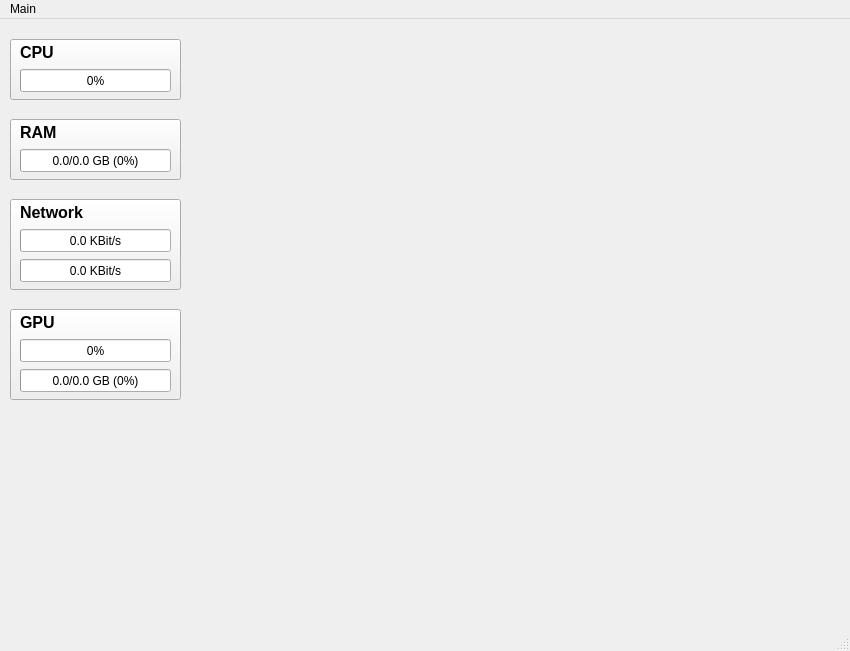
<?xml version="1.0" encoding="UTF-8"?>
<ui version="4.0">
 <class>MainWindow</class>
 <widget class="QMainWindow" name="MainWindow">
  <property name="geometry">
   <rect>
    <x>0</x>
    <y>0</y>
    <width>850</width>
    <height>651</height>
   </rect>
  </property>
  <property name="windowTitle">
   <string>PCPerfMon</string>
  </property>
  <property name="tabShape">
   <enum>QTabWidget::Rounded</enum>
  </property>
  <widget class="QWidget" name="centralwidget">
   <widget class="QProgressBar" name="progressBar_cpu">
    <property name="geometry">
     <rect>
      <x>20</x>
      <y>50</y>
      <width>151</width>
      <height>23</height>
     </rect>
    </property>
    <property name="value">
     <number>0</number>
    </property>
    <property name="alignment">
     <set>Qt::AlignRight|Qt::AlignTrailing|Qt::AlignVCenter</set>
    </property>
   </widget>
   <widget class="QLabel" name="label_cpu">
    <property name="geometry">
     <rect>
      <x>20</x>
      <y>23</y>
      <width>151</width>
      <height>21</height>
     </rect>
    </property>
    <property name="font">
     <font>
      <pointsize>12</pointsize>
      <weight>75</weight>
      <bold>true</bold>
     </font>
    </property>
    <property name="text">
     <string>CPU</string>
    </property>
   </widget>
   <widget class="QLabel" name="label_ram">
    <property name="geometry">
     <rect>
      <x>20</x>
      <y>103</y>
      <width>151</width>
      <height>21</height>
     </rect>
    </property>
    <property name="font">
     <font>
      <pointsize>12</pointsize>
      <weight>75</weight>
      <bold>true</bold>
     </font>
    </property>
    <property name="text">
     <string>RAM</string>
    </property>
   </widget>
   <widget class="QProgressBar" name="progressBar_ram">
    <property name="geometry">
     <rect>
      <x>20</x>
      <y>130</y>
      <width>151</width>
      <height>23</height>
     </rect>
    </property>
    <property name="value">
     <number>0</number>
    </property>
    <property name="alignment">
     <set>Qt::AlignRight|Qt::AlignTrailing|Qt::AlignVCenter</set>
    </property>
    <property name="format">
     <string>0.0/0.0 GB (%p%)</string>
    </property>
   </widget>
   <widget class="QLabel" name="label_gpu">
    <property name="geometry">
     <rect>
      <x>20</x>
      <y>293</y>
      <width>151</width>
      <height>21</height>
     </rect>
    </property>
    <property name="font">
     <font>
      <pointsize>12</pointsize>
      <weight>75</weight>
      <bold>true</bold>
     </font>
    </property>
    <property name="text">
     <string>GPU</string>
    </property>
   </widget>
   <widget class="QLabel" name="label_net">
    <property name="geometry">
     <rect>
      <x>20</x>
      <y>183</y>
      <width>151</width>
      <height>21</height>
     </rect>
    </property>
    <property name="font">
     <font>
      <pointsize>12</pointsize>
      <weight>75</weight>
      <bold>true</bold>
     </font>
    </property>
    <property name="text">
     <string>Network</string>
    </property>
   </widget>
   <widget class="QProgressBar" name="progressBar_gpuLoad">
    <property name="geometry">
     <rect>
      <x>20</x>
      <y>320</y>
      <width>151</width>
      <height>23</height>
     </rect>
    </property>
    <property name="value">
     <number>0</number>
    </property>
    <property name="alignment">
     <set>Qt::AlignRight|Qt::AlignTrailing|Qt::AlignVCenter</set>
    </property>
   </widget>
   <widget class="QProgressBar" name="progressBar_netIn">
    <property name="geometry">
     <rect>
      <x>20</x>
      <y>210</y>
      <width>151</width>
      <height>23</height>
     </rect>
    </property>
    <property name="maximum">
     <number>1000</number>
    </property>
    <property name="value">
     <number>0</number>
    </property>
    <property name="alignment">
     <set>Qt::AlignRight|Qt::AlignTrailing|Qt::AlignVCenter</set>
    </property>
    <property name="textVisible">
     <bool>false</bool>
    </property>
    <property name="format">
     <string>%v KBit/s</string>
    </property>
   </widget>
   <widget class="QCustomPlot" name="plot_cpu" native="true">
    <property name="geometry">
     <rect>
      <x>230</x>
      <y>11</y>
      <width>611</width>
      <height>581</height>
     </rect>
    </property>
    <property name="font">
     <font>
      <family>Source Code Pro</family>
     </font>
    </property>
   </widget>
   <widget class="QProgressBar" name="progressBar_netOut">
    <property name="geometry">
     <rect>
      <x>20</x>
      <y>240</y>
      <width>151</width>
      <height>23</height>
     </rect>
    </property>
    <property name="maximum">
     <number>1000</number>
    </property>
    <property name="value">
     <number>0</number>
    </property>
    <property name="alignment">
     <set>Qt::AlignRight|Qt::AlignTrailing|Qt::AlignVCenter</set>
    </property>
    <property name="textVisible">
     <bool>false</bool>
    </property>
    <property name="format">
     <string>%v KBit/s</string>
    </property>
   </widget>
   <widget class="QCustomPlot" name="plot_ram" native="true">
    <property name="geometry">
     <rect>
      <x>230</x>
      <y>11</y>
      <width>611</width>
      <height>581</height>
     </rect>
    </property>
    <property name="font">
     <font>
      <family>Source Code Pro</family>
     </font>
    </property>
   </widget>
   <widget class="QCustomPlot" name="plot_net" native="true">
    <property name="geometry">
     <rect>
      <x>230</x>
      <y>11</y>
      <width>611</width>
      <height>581</height>
     </rect>
    </property>
    <property name="font">
     <font>
      <family>Source Code Pro</family>
     </font>
    </property>
   </widget>
   <widget class="QCustomPlot" name="plot_gpu" native="true">
    <property name="geometry">
     <rect>
      <x>230</x>
      <y>11</y>
      <width>611</width>
      <height>581</height>
     </rect>
    </property>
    <property name="font">
     <font>
      <family>Source Code Pro</family>
     </font>
    </property>
   </widget>
   <widget class="QPushButton" name="pushButton_cpu">
    <property name="geometry">
     <rect>
      <x>10</x>
      <y>20</y>
      <width>171</width>
      <height>61</height>
     </rect>
    </property>
    <property name="text">
     <string/>
    </property>
   </widget>
   <widget class="QPushButton" name="pushButton_ram">
    <property name="geometry">
     <rect>
      <x>10</x>
      <y>100</y>
      <width>171</width>
      <height>61</height>
     </rect>
    </property>
    <property name="text">
     <string/>
    </property>
   </widget>
   <widget class="QPushButton" name="pushButton_net">
    <property name="geometry">
     <rect>
      <x>10</x>
      <y>180</y>
      <width>171</width>
      <height>91</height>
     </rect>
    </property>
    <property name="text">
     <string/>
    </property>
   </widget>
   <widget class="QPushButton" name="pushButton_gpu">
    <property name="geometry">
     <rect>
      <x>10</x>
      <y>290</y>
      <width>171</width>
      <height>91</height>
     </rect>
    </property>
    <property name="text">
     <string/>
    </property>
   </widget>
   <widget class="QLabel" name="label_netIn">
    <property name="geometry">
     <rect>
      <x>20</x>
      <y>212</y>
      <width>151</width>
      <height>20</height>
     </rect>
    </property>
    <property name="text">
     <string>0.0 KBit/s</string>
    </property>
    <property name="alignment">
     <set>Qt::AlignCenter</set>
    </property>
   </widget>
   <widget class="QLabel" name="label_netOut">
    <property name="geometry">
     <rect>
      <x>20</x>
      <y>242</y>
      <width>151</width>
      <height>20</height>
     </rect>
    </property>
    <property name="text">
     <string>0.0 KBit/s</string>
    </property>
    <property name="alignment">
     <set>Qt::AlignCenter</set>
    </property>
   </widget>
   <widget class="QProgressBar" name="progressBar_gpuVram">
    <property name="geometry">
     <rect>
      <x>20</x>
      <y>350</y>
      <width>151</width>
      <height>23</height>
     </rect>
    </property>
    <property name="value">
     <number>0</number>
    </property>
    <property name="alignment">
     <set>Qt::AlignRight|Qt::AlignTrailing|Qt::AlignVCenter</set>
    </property>
    <property name="format">
     <string>0.0/0.0 GB (%p%)</string>
    </property>
   </widget>
   <zorder>pushButton_gpu</zorder>
   <zorder>pushButton_net</zorder>
   <zorder>pushButton_ram</zorder>
   <zorder>pushButton_cpu</zorder>
   <zorder>progressBar_cpu</zorder>
   <zorder>label_cpu</zorder>
   <zorder>label_ram</zorder>
   <zorder>progressBar_ram</zorder>
   <zorder>label_gpu</zorder>
   <zorder>label_net</zorder>
   <zorder>progressBar_gpuLoad</zorder>
   <zorder>progressBar_netIn</zorder>
   <zorder>plot_cpu</zorder>
   <zorder>progressBar_netOut</zorder>
   <zorder>plot_ram</zorder>
   <zorder>plot_net</zorder>
   <zorder>plot_gpu</zorder>
   <zorder>label_netIn</zorder>
   <zorder>label_netOut</zorder>
   <zorder>progressBar_gpuVram</zorder>
  </widget>
  <widget class="QMenuBar" name="menuBar">
   <property name="geometry">
    <rect>
     <x>0</x>
     <y>0</y>
     <width>850</width>
     <height>26</height>
    </rect>
   </property>
   <widget class="QMenu" name="menuMain">
    <property name="title">
     <string>Main</string>
    </property>
    <addaction name="actionSettings"/>
    <addaction name="actionExit"/>
   </widget>
   <addaction name="menuMain"/>
  </widget>
  <widget class="QStatusBar" name="statusBar"/>
  <action name="actionSettings">
   <property name="text">
    <string>Settings</string>
   </property>
  </action>
  <action name="actionExit">
   <property name="text">
    <string>Exit</string>
   </property>
  </action>
 </widget>
 <customwidgets>
  <customwidget>
   <class>QCustomPlot</class>
   <extends>QWidget</extends>
   <header>qcustomplot.h</header>
   <container>1</container>
  </customwidget>
 </customwidgets>
 <resources/>
 <connections/>
</ui>
